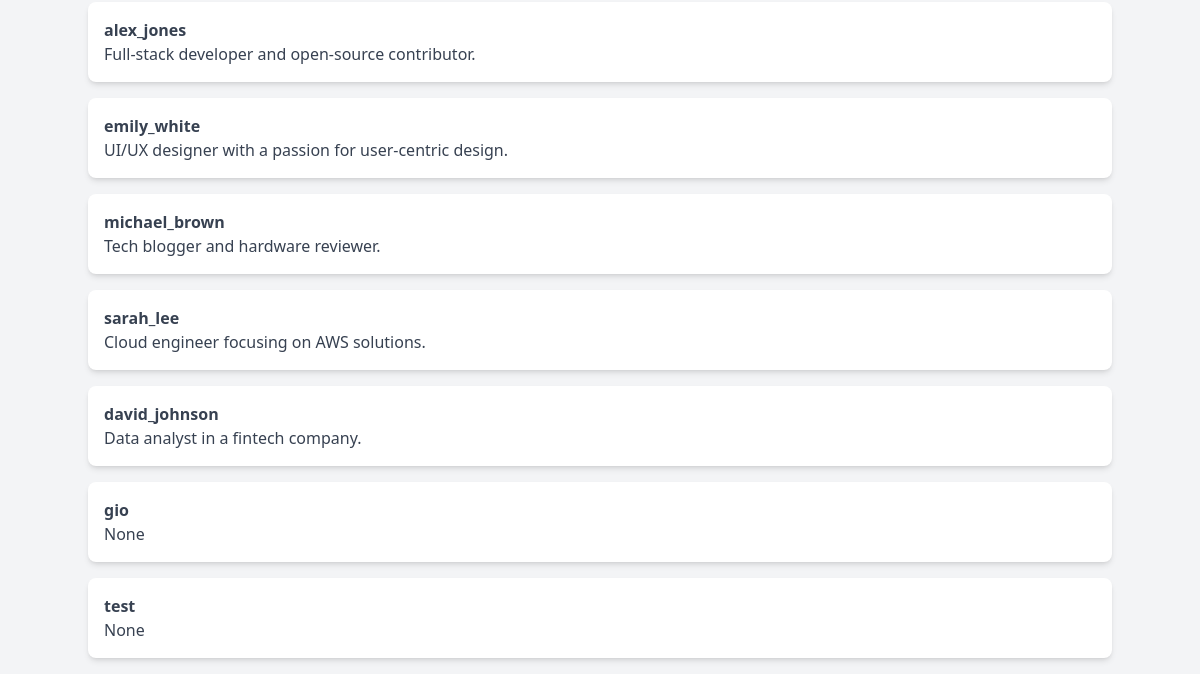
The app's page /users/ (lower part), older data.
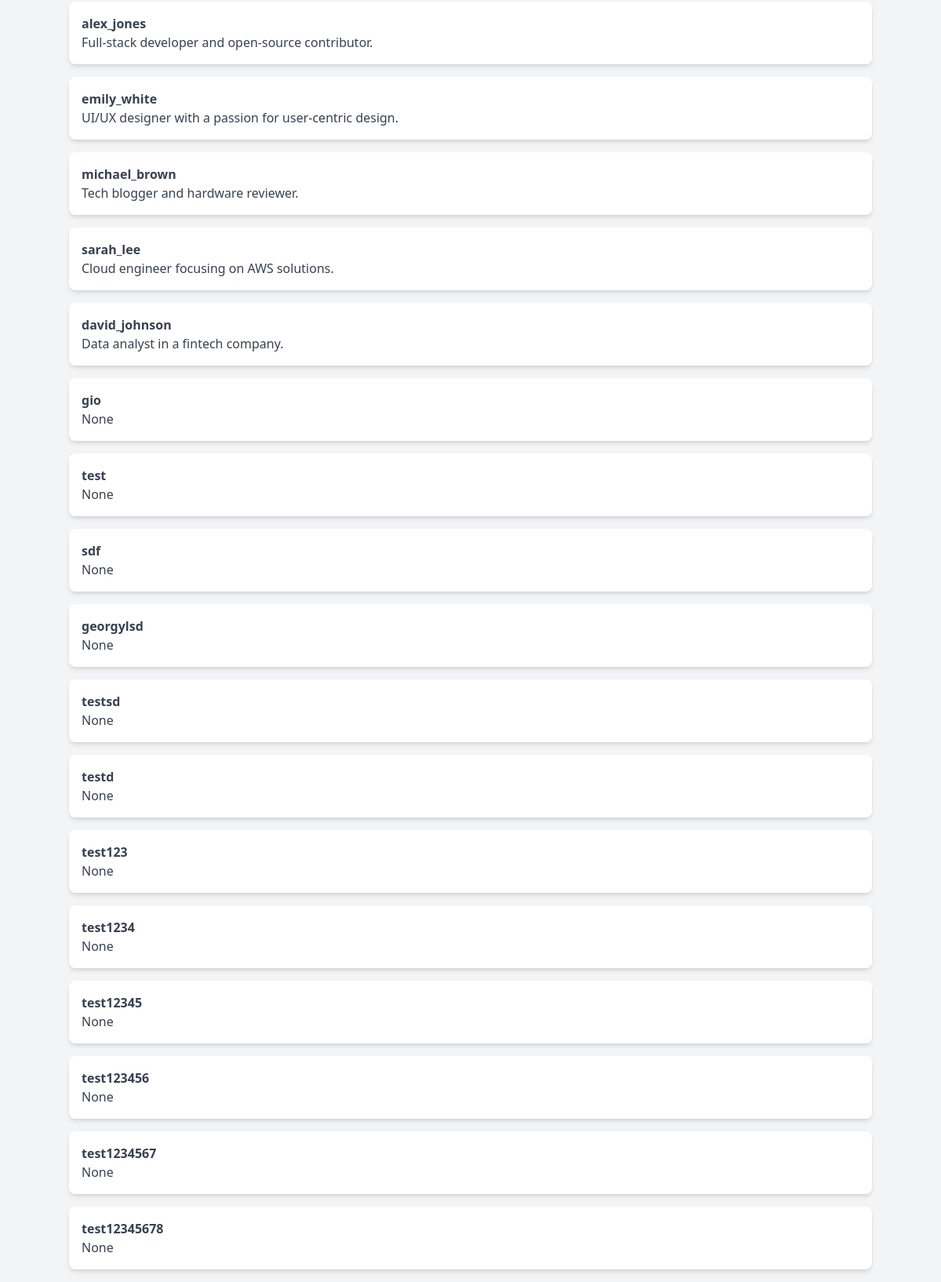
The same page, newer data.
### app/models.py (models this page shows)
class User(Base):
    __tablename__ = 'users'
    id = Column(Integer, primary_key=True, index=True)
    username = Column(String, unique=True, index=True)
    avatar_url = Column(String)
    bio = Column(Text)
    email = Column(String, unique=True, index=True)
    hashed_password = Column(String)

### app/api/users.py (the view)
@router.get("/users/")
async def get_users(request: Request, db: Session = Depends(get_db)):
    all_users = db.query(models.User).all()
    print(all_users)
    context = {"request": request, "users": all_users}
    return templates.TemplateResponse("users.html", context)

### app/templates/users.html (shortened to what this page needs)
{% extends 'base.html' %}
{% block content %}
<main class="container mx-auto mt-8">
    <ul>
        {% for user in users %}
        <li class="mb-4">
            <div class="bg-white rounded-lg p-4 shadow-md">
                <strong class="text-gray-700">{{ user.username }}</strong>
                <p class="text-gray-700">{{ user.bio }}</p>
            </div>
        </li>
        {% endfor %}
    </ul>
</main>
{% endblock %}

### app/templates/base.html (shortened to what this page needs)
<!DOCTYPE html>
<html lang="en">
<head>
    <link href="{{ url_for('static', path='/css/output.css?v=2.3') }}" rel="stylesheet">
</head>
<body class="bg-gray-100 font-sans">
    {% block content %}{% endblock %}
</body>
</html>

Row changes from the older to the newer data that the page shows:
added User: username "sdf", bio "None"
added User: username "georgylsd", bio "None"
added User: username "testsd", bio "None"
added User: username "testd", bio "None"
added User: username "test123", bio "None"
added User: username "test1234", bio "None"
added User: username "test12345", bio "None"
added User: username "test123456", bio "None"
added User: username "test1234567", bio "None"
added User: username "test12345678", bio "None"
